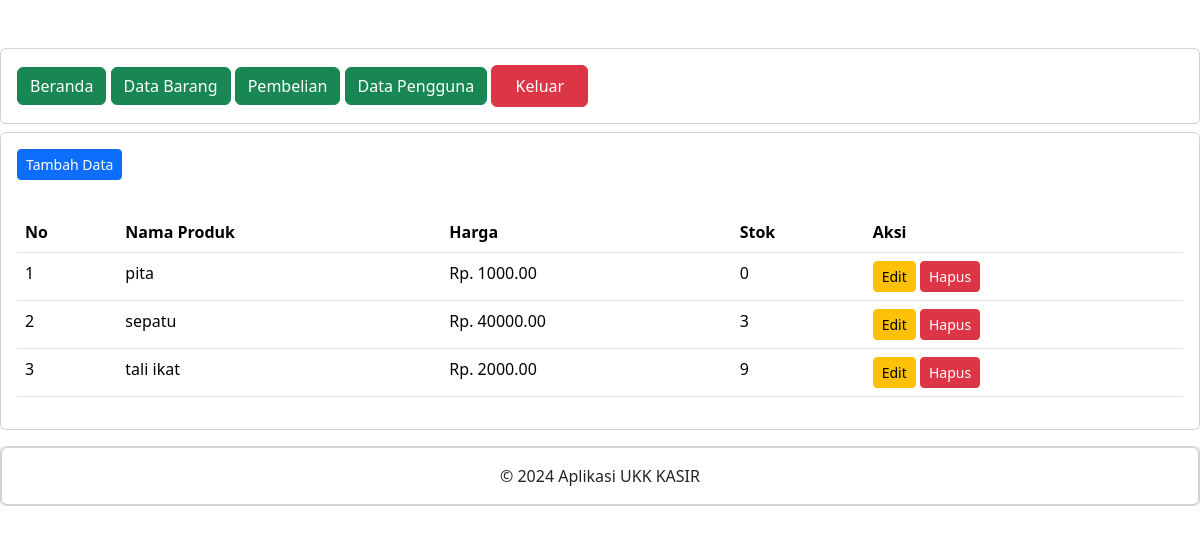
Page /administrator/data_barang.php (signed in) on the committed database.
### tables this page shows
CREATE TABLE `produk` (
  `id_produk` int(11) NOT NULL,
  `namaproduk` varchar(255) NOT NULL,
  `harga` decimal(10,2) NOT NULL,
  `stok` int(11) NOT NULL
);

### administrator/data_barang.php (the view, shortened to what this page needs)
<?php
include "header.php";
include "navbar.php";
?>
<div class="card mt-2">
    <div class="card-body">
        <button type="button" class="btn btn-primary btn-sm" data-bs-toggle="modal" data-bs-target="#tambah-data">
            Tambah Data
        </button>
    </div>
    <div class="card-body">
        <table class="table">
            <thead>
                <tr>
                    <th>No</th>
                    <th>Nama Produk</th>
                    <th>Harga</th>
                    <th>Stok</th>
                    <th>Aksi</th>
                </tr>
            </thead>
            <tbody>
                <?php
                include '../koneksi.php';
                $no = 1;
                $data = mysqli_query($koneksi,"SELECT * FROM produk");
                while($d = mysqli_fetch_array($data)){
                    ?>
                    <tr>
                        <td><?php echo $no++; ?></td>
                        <td><?php echo $d['namaproduk']; ?></td>
                        <td>Rp. <?php echo $d['harga']; ?></td>
                        <td><?php echo $d['stok']; ?></td>
        <td>
            <button type="button" class="btn btn-warning btn-sm" data-bs-toggle="modal" data-bs-target="#edit-data<?php
            echo $d['id_produk']; ?>">
                Edit
            </button>
            <button type="button" class="btn btn-danger btn-sm" data-bs-toggle="modal" data-bs-target="#hapus-data<?php
            echo $d['id_produk']; ?>">
                Hapus
            </button>
        </td>
    </tr>
<?php } ?>
            </tbody>
        </table>
    </div>
</div>
    <?php
        include "footer.php";
    ?>

### rows in the picture
produk: namaproduk "pita", harga "1000.00", stok "0"
produk: namaproduk "sepatu", harga "40000.00", stok "3"
produk: namaproduk "tali ikat", harga "2000.00", stok "9"
